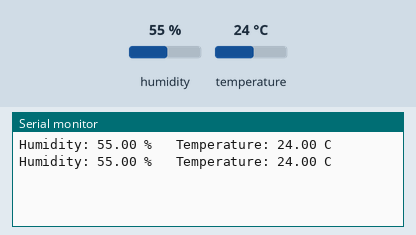
Recording of a sketch running on a simulated Arduino Uno, built with avr-gcc and run on an emulated ATmega328P. Parts: the last lines printed to the serial monitor. The test bench sets the inputs (shaded band); at power-on: humidity 55 %, temperature 24 °C.

Above: at 4.8 s.
4.9 s: humidity set to 22 %
At 7.1 s:
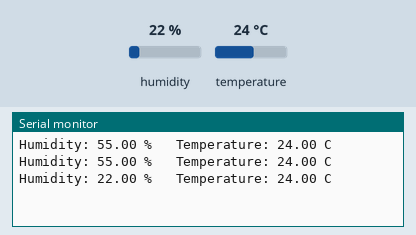
7.9 s: temperature set to 12 °C
At 9.5 s:
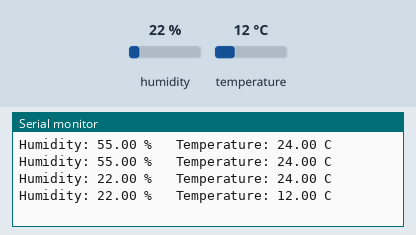
10.9 s: humidity set to 40 %
At 13.2 s:
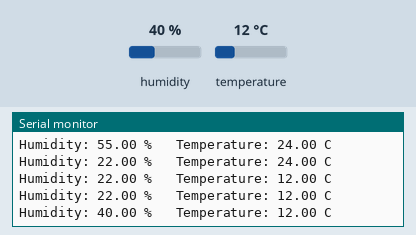
Timing chart, 0 to 14.7 s (numbered marks = the images above; inputs shaded):
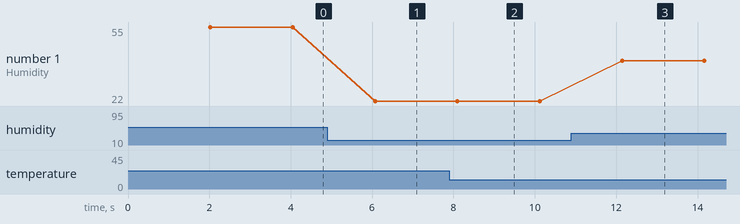

Measured:
- after the input at 4.9 s, the serial monitor: prints a new line after 1.2 s (image 1)
- after the input at 7.9 s, the serial monitor: prints a new line after 0.20 s (image 2)
- after the input at 10.9 s, the serial monitor: prints a new line after 1.2 s (image 3)
- plotted number 1: 55 → 22 after the input at 4.9 s, 22 → 40 after the input at 10.9 s

The sketch:

exp03b_dht11_temp_humidity.ino
```cpp
/*
  Experiment 3 (b): Interfacing DHT11 temperature and humidity sensor with Arduino
  Libraries (Sketch > Include Library > Manage Libraries):
     "DHT sensor library" by Adafruit  and  "Adafruit Unified Sensor"
  Wiring: VCC -> 5V, DATA -> D2 (with 10K pull-up to 5V if you use the bare 4-pin sensor), GND -> GND
  DHT11 can give a new reading only once every 2 seconds.
*/
#include "DHT.h"

#define DHTPIN 2
#define DHTTYPE DHT11

DHT dht(DHTPIN, DHTTYPE);

void setup() {
  Serial.begin(9600);
  dht.begin();
}

void loop() {
  delay(2000);
  float h = dht.readHumidity();
  float t = dht.readTemperature();       // Celsius

  if (isnan(h) || isnan(t)) {
    Serial.println("Failed to read from DHT sensor!");
    return;
  }

  Serial.print("Humidity: ");
  Serial.print(h);
  Serial.print(" %   Temperature: ");
  Serial.print(t);
  Serial.println(" C");
}
```
